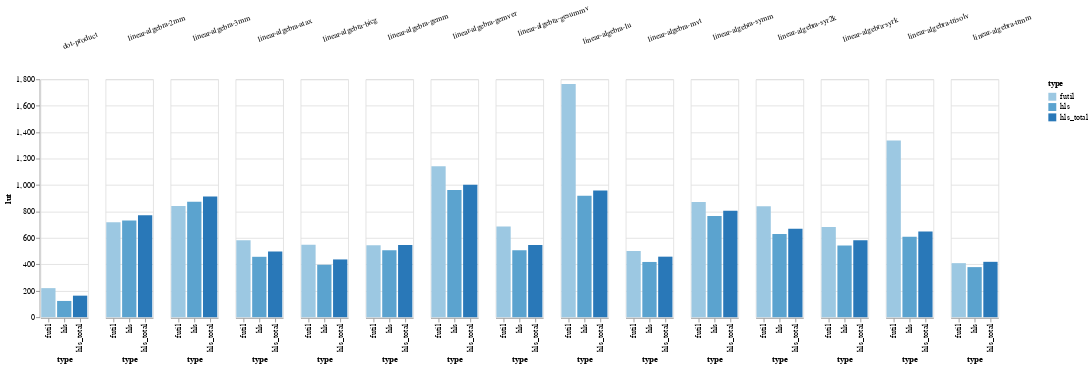

Source (notebook cell):
### Code cell
s

### Figure 1 — Vega-Lite specification as saved in the notebook (floating-point values rounded to 4 significant figures)
{"config": {"view": {"continuousWidth": 400, "continuousHeight": 300}}, "data": {"name": "data-51427a2a6d5b5f3715c89a5e69ce4376"}, "mark": "bar", "encoding": {"color": {"type": "ordinal", "field": "type"}, "column": {"type": "ordinal", "field": "benchmark", "header": {"labelAngle": -20}, "title": ""}, "x": {"type": "ordinal", "field": "type"}, "y": {"type": "quantitative", "field": "lut"}}, "$schema": "https://vega.github.io/schema/vega-lite/v4.8.1.json", "datasets": {"data-51427a2a6d5b5f3715c89a5e69ce4376": [{"benchmark": "dot-product", "type": "hls", "lut": 123, "dsp": 3, "source": "results/2020_07_30_16_46"}, {"benchmark": "dot-product", "type": "hls_total", "lut": 163, "dsp": 3, "source": "results/2020_07_30_16_46"}, {"benchmark": "dot-product", "type": "futil", "lut": 220, "dsp": 3, "source": "results/2020_07_30_16_46"}, {"benchmark": "linear-algebra-2mm", "type": "hls", "lut": 731, "dsp": 12, "source": "results/2020_07_30_16_46"}, {"benchmark": "linear-algebra-2mm", "type": "hls_total", "lut": 771, "dsp": 12, "source": "results/2020_07_30_16_46"}, {"benchmark": "linear-algebra-2mm", "type": "futil", "lut": 718, "dsp": 12, "source": "results/2020_07_30_16_46"}, {"benchmark": "linear-algebra-3mm", "type": "hls", "lut": 874, "dsp": 9, "source": "results/2020_07_30_16_46"}, {"benchmark": "linear-algebra-3mm", "type": "hls_total", "lut": 914, "dsp": 9, "source": "results/2020_07_30_16_46"}, {"benchmark": "linear-algebra-3mm", "type": "futil", "lut": 841, "dsp": 9, "source": "results/2020_07_30_16_46"}, {"benchmark": "linear-algebra-atax", "type": "hls_total", "lut": 497, "dsp": 6, "source": "results/2020_07_30_16_46"}, {"benchmark": "linear-algebra-atax", "type": "futil", "lut": 582, "dsp": 6, "source": "results/2020_07_30_16_46"}, {"benchmark": "linear-algebra-atax", "type": "hls", "lut": 457, "dsp": 6, "source": "results/2020_07_30_16_46"}, {"benchmark": "linear-algebra-bicg", "type": "futil", "lut": 548, "dsp": 6, "source": "results/2020_07_30_16_46"}, {"benchmark": "linear-algebra-bicg", "type": "hls", "lut": 397, "dsp": 6, "source": "results/2020_07_30_16_46"}, {"benchmark": "linear-algebra-bicg", "type": "hls_total", "lut": 437, "dsp": 6, "source": "results/2020_07_30_16_46"}, {"benchmark": "linear-algebra-gemm", "type": "hls_total", "lut": 547, "dsp": 9, "source": "results/2020_07_30_16_46"}, {"benchmark": "linear-algebra-gemm", "type": "hls", "lut": 507, "dsp": 9, "source": "results/2020_07_30_16_46"}, {"benchmark": "linear-algebra-gemm", "type": "futil", "lut": 545, "dsp": 9, "source": "results/2020_07_30_16_46"}, {"benchmark": "linear-algebra-gemver", "type": "hls_total", "lut": 1003, "dsp": 18, "source": "results/2020_07_30_16_46"}, {"benchmark": "linear-algebra-gemver", "type": "futil", "lut": 1143, "dsp": 18, "source": "results/2020_07_30_16_46"}, {"benchmark": "linear-algebra-gemver", "type": "hls", "lut": 963, "dsp": 18, "source": "results/2020_07_30_16_46"}, {"benchmark": "linear-algebra-gesummv", "type": "futil", "lut": 686, "dsp": 12, "source": "results/2020_07_30_16_46"}, {"benchmark": "linear-algebra-gesummv", "type": "hls_total", "lut": 547, "dsp": 12, "source": "results/2020_07_30_16_46"}, {"benchmark": "linear-algebra-gesummv", "type": "hls", "lut": 507, "dsp": 12, "source": "results/2020_07_30_16_46"}, {"benchmark": "linear-algebra-lu", "type": "hls", "lut": 919, "dsp": 6, "source": "results/2020_07_30_16_46"}, {"benchmark": "linear-algebra-lu", "type": "hls_total", "lut": 959, "dsp": 6, "source": "results/2020_07_30_16_46"}, {"benchmark": "linear-algebra-lu", "type": "futil", "lut": 1765, "dsp": 6, "source": "results/2020_07_30_16_46"}, {"benchmark": "linear-algebra-mvt", "type": "hls", "lut": 418, "dsp": 6, "source": "results/2020_07_30_16_46"}, {"benchmark": "linear-algebra-mvt", "type": "futil", "lut": 501, "dsp": 6, "source": "results/2020_07_30_16_46"}, {"benchmark": "linear-algebra-mvt", "type": "hls_total", "lut": 458, "dsp": 6, "source": "results/2020_07_30_16_46"}, {"benchmark": "linear-algebra-symm", "type": "futil", "lut": 871, "dsp": 21, "source": "results/2020_07_30_16_46"}, {"benchmark": "linear-algebra-symm", "type": "hls_total", "lut": 805, "dsp": 18, "source": "results/2020_07_30_16_46"}, {"benchmark": "linear-algebra-symm", "type": "hls", "lut": 765, "dsp": 18, "source": "results/2020_07_30_16_46"}, {"benchmark": "linear-algebra-syr2k", "type": "futil", "lut": 840, "dsp": 15, "source": "results/2020_07_30_16_46"}, {"benchmark": "linear-algebra-syr2k", "type": "hls_total", "lut": 670, "dsp": 12, "source": "results/2020_07_30_16_46"}, {"benchmark": "linear-algebra-syr2k", "type": "hls", "lut": 630, "dsp": 12, "source": "results/2020_07_30_16_46"}, {"benchmark": "linear-algebra-syrk", "type": "futil", "lut": 683, "dsp": 9, "source": "results/2020_07_30_16_46"}, {"benchmark": "linear-algebra-syrk", "type": "hls_total", "lut": 583, "dsp": 9, "source": "results/2020_07_30_16_46"}, {"benchmark": "linear-algebra-syrk", "type": "hls", "lut": 543, "dsp": 9, "source": "results/2020_07_30_16_46"}, {"benchmark": "linear-algebra-trisolv", "type": "hls", "lut": 609, "dsp": 3, "source": "results/2020_07_30_16_46"}, {"benchmark": "linear-algebra-trisolv", "type": "futil", "lut": 1337, "dsp": 3, "source": "results/2020_07_30_16_46"}, {"benchmark": "linear-algebra-trisolv", "type": "hls_total", "lut": 649, "dsp": 3, "source": "results/2020_07_30_16_46"}, {"benchmark": "linear-algebra-trmm", "type": "futil", "lut": 409, "dsp": 6, "source": "results/2020_07_30_16_46"}, {"benchmark": "linear-algebra-trmm", "type": "hls_total", "lut": 419, "dsp": 6, "source": "results/2020_07_30_16_46"}, {"benchmark": "linear-algebra-trmm", "type": "hls", "lut": 379, "dsp": 6, "source": "results/2020_07_30_16_46"}]}}
